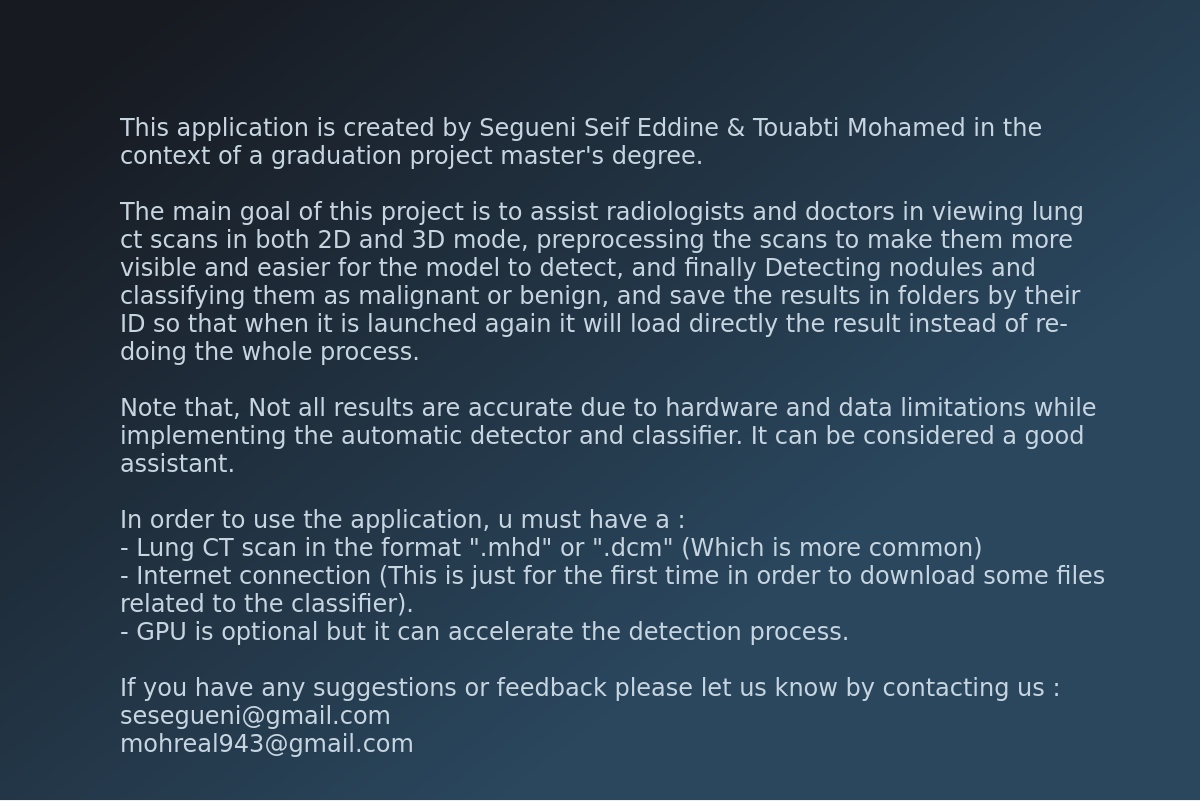
<?xml version="1.0" encoding="UTF-8"?>
<ui version="4.0">
 <class>Dialog</class>
 <widget class="QDialog" name="Dialog">
  <property name="geometry">
   <rect>
    <x>0</x>
    <y>0</y>
    <width>1200</width>
    <height>801</height>
   </rect>
  </property>
  <property name="windowTitle">
   <string>Dialog</string>
  </property>
  <widget class="QWidget" name="widget" native="true">
   <property name="geometry">
    <rect>
     <x>0</x>
     <y>0</y>
     <width>1200</width>
     <height>800</height>
    </rect>
   </property>
   <property name="styleSheet">
    <string notr="true">QWidget#widget{
background-color: qlineargradient(spread:pad, x1:0.064, y1:0.107727, x2:0.869, y2:0.79, stop:0 rgba(23, 26, 33, 255), stop:0.806147 rgba(42, 71, 94, 255));}</string>
   </property>
   <widget class="QLabel" name="label">
    <property name="geometry">
     <rect>
      <x>120</x>
      <y>100</y>
      <width>991</width>
      <height>670</height>
     </rect>
    </property>
    <property name="font">
     <font>
      <family>Verdana</family>
      <pointsize>18</pointsize>
     </font>
    </property>
    <property name="styleSheet">
     <string notr="true">color: rgb(199, 213, 224);</string>
    </property>
    <property name="text">
     <string>This application is created by Segueni Seif Eddine &amp; Touabti Mohamed in the context of a graduation project master's degree.

The main goal of this project is to assist radiologists and doctors in viewing lung ct scans in both 2D and 3D mode, preprocessing the scans to make them more visible and easier for the model to detect, and finally Detecting nodules and classifying them as malignant or benign, and save the results in folders by their ID so that when it is launched again it will load directly the result instead of re-doing the whole process.

Note that, Not all results are accurate due to hardware and data limitations while implementing the automatic detector and classifier. It can be considered a good assistant.

In order to use the application, u must have a :
- Lung CT scan in the format &quot;.mhd&quot; or &quot;.dcm&quot; (Which is more common)
- Internet connection (This is just for the first time in order to download some files related to the classifier).
- GPU is optional but it can accelerate the detection process.

If you have any suggestions or feedback please let us know by contacting us :
sesegueni@gmail.com
mohreal943@gmail.com</string>
    </property>
    <property name="wordWrap">
     <bool>true</bool>
    </property>
   </widget>
   <widget class="QLabel" name="label_2">
    <property name="geometry">
     <rect>
      <x>568</x>
      <y>20</y>
      <width>64</width>
      <height>64</height>
     </rect>
    </property>
    <property name="text">
     <string/>
    </property>
    <property name="pixmap">
     <pixmap>../assets/info.png</pixmap>
    </property>
   </widget>
   <widget class="QLabel" name="homeButton">
    <property name="geometry">
     <rect>
      <x>20</x>
      <y>20</y>
      <width>64</width>
      <height>64</height>
     </rect>
    </property>
    <property name="cursor">
     <cursorShape>PointingHandCursor</cursorShape>
    </property>
    <property name="text">
     <string/>
    </property>
    <property name="pixmap">
     <pixmap>../assets/home.png</pixmap>
    </property>
    <property name="scaledContents">
     <bool>true</bool>
    </property>
   </widget>
  </widget>
 </widget>
 <resources/>
 <connections/>
</ui>
